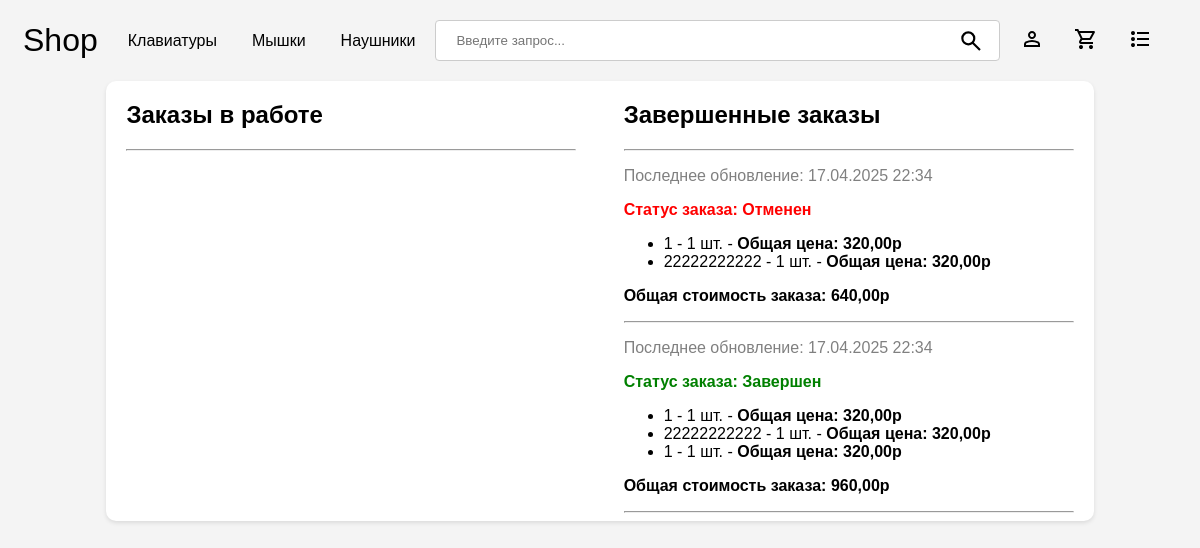
Screenshot of /user-orders/ (signed in) with the database file from the repository.
### base/models.py (models this page shows)
class Order(models.Model):
    statuses = [
        ('В обработке', 'В обработке'),
        ('Принят', 'Принят'),
        ('Отменен', 'Отменен'),
        ('Отменен системой (на складе недостаточно товара)', 'Отменен системой (на складе недостаточно товара)'),
        ('Завершен','Завершен')
    ]
    user = models.ForeignKey(User, on_delete=models.CASCADE, null=True, blank=True)
    status = models.CharField(max_length=50, choices=statuses, default='-')
    first_name = models.CharField(max_length=100, null=True, blank=True)
    last_name = models.CharField(max_length=100, null=True, blank=True)
    phone_number = models.CharField(max_length=20, null=True, blank=True)
    email = models.EmailField(null=True, blank=True)
    created_at = models.DateTimeField(auto_now_add=True)
    updated_at = models.DateTimeField(auto_now = True)

class OrderItem(models.Model):
    order = models.ForeignKey(Order, on_delete=models.CASCADE)
    product = models.ForeignKey(Product, on_delete=models.SET_NULL, null=True)
    name = models.CharField(max_length=350,null=True)
    quantity = models.PositiveIntegerField(null=True)
    price = models.DecimalField(validators=[MinValueValidator(0)],decimal_places=2, max_digits=10, null=True)

### base/views.py (the view)
# urls.py: path('user-orders/',views.userOrders, name = 'user-orders'),
@login_required(login_url='/login')
@user_passes_test(staff_not_allowed, login_url='/login')
def userOrders(request):
    orders = Order.objects.filter(user=request.user).order_by('-updated_at')
    order_items = {}
    for order in orders:
        items = OrderItem.objects.filter(order=order)
        order_items[order] = items
    context = {
        'orders': orders,
        'order_items': order_items,
        }
    if request.headers.get('X-Requested-With') == 'XMLHttpRequest':
        html = render(request,'user-orders-innerHTML.html',context)
        return JsonResponse({'html':html.content.decode('utf-8')})
    return render(request, 'user-orders.html', context)

### base/context_processors.py (called while the page is built)
def cart_item_count(request):
    cart_count = 0
    cart = None
    if request.user.is_authenticated:
        cart,_ = Cart.objects.get_or_create(user=request.user)
    elif request.session.session_key != None:
        cart,_ = Cart.objects.get_or_create(session_key=request.session.session_key)
    if cart:
        cart_products = CartItem.objects.filter(cart=cart)
        if cart_products.exists():
            cart_count = cart_products.aggregate(Sum('quantity'))['quantity__sum']
        else:
            cart_count = 0
    return {'cart_item_count': cart_count}

### base/templatetags/custom_filters.py (called while the page is built)
@register.filter
def sum_prices(items):
    total_price = 0
    for item in items:
        total_price += item.price * item.quantity
    return round(total_price,2)

@register.filter
def get_item(dictionary, key):
    return dictionary.get(key)

@register.filter
def multiply(value, arg):
    return value * arg

### base/views.py (called while the page is built)
def staff_not_allowed(user):
  return not user.is_staff

### templates/user-orders.html (shortened to what this page needs)
<!DOCTYPE html>
<html lang="en">
<head>
</head>
<body>
    {% include 'navbar.html' %}
    <div class="user-orders-wrapper">
        {% include 'user-orders-innerHTML.html' %}
    </div>
</body>
</html>

### templates/user-orders-innerHTML.html (shortened to what this page needs)
{% load static %}
{% load custom_filters %}
<div class="order-list in-progress">
    <h2>Заказы в работе</h2>
    <hr>
</div>
<div class="order-list finished">
    <h2>Завершенные заказы</h2>
    <hr>
    {% for order in orders %}
        {% if order.status == 'Отменен' or order.status == 'Завершен' or order.status == 'Отменен системой (на складе недостаточно товара)' %}
            <div class="order-item">
                <p class="order-date">Последнее обновление: {{ order.updated_at|date:"d.m.Y H:i" }}</p>
                <p class="order-status" data-status="{{ order.status }}"><b>Статус заказа: {{ order.status }}</b></p>
                <ul>
                    {% for item in order_items|get_item:order %}
                        <li>
                            {{ item.name }} - {{ item.quantity }} шт. -
                            <b>Общая цена: {{ item.price|multiply:item.quantity }}р</b>
                        </li>
                    {% endfor %}
                </ul>
                <b><p class="order-total">Общая стоимость заказа: {{ order_items|get_item:order|sum_prices }}р</p></b>
            </div>
            <hr>
        {% endif %}
    {% endfor %}
</div>

### templates/user-orders.html (style rules this page uses)
body { background-color: #f4f4f4; font-family: Arial, Helvetica, sans-serif; overflow-y: scroll; }
.user-orders-wrapper { padding: 0px 20px; background-color: white; display: grid; grid-template-columns: 1fr 1fr; width: 80%; margin: 10px auto; grid-gap: 5%; border-radius: 10px; box-shadow: 0 2px 4px rgba(0, 0, 0, 0.1); }
.order-status[data-status*="Отменен"] { color: red; }
.order-status[data-status*="Завершен"] { color: green; }
.order-date { color: gray }

### rows the page displays
Order: updated_at "17.04.2025 22:34", status "Отменен", id.quantity "640,00"
OrderItem: name "1", quantity "1", price|multiply "320,00"
OrderItem: name "22222222222", quantity "1", price|multiply "320,00"
Order: updated_at "17.04.2025 22:34", status "Завершен", id.quantity "960,00"
OrderItem: name "1", quantity "1", price|multiply "320,00"
OrderItem: name "22222222222", quantity "1", price|multiply "320,00"
OrderItem: name "1", quantity "1", price|multiply "320,00"
